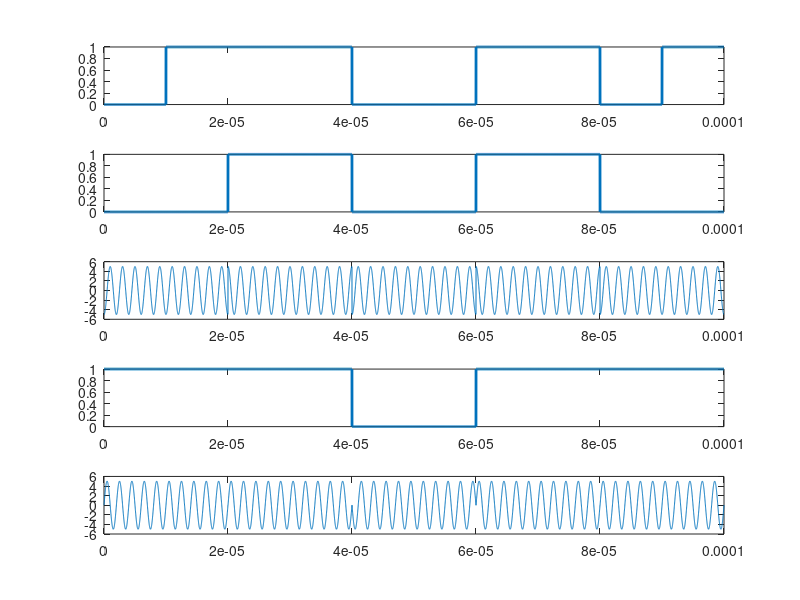
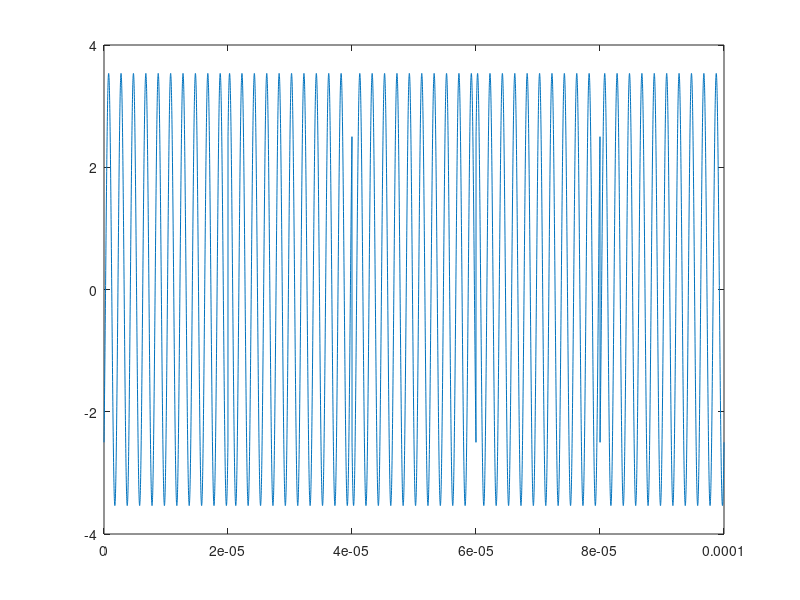

These charts were generated, in order, by the following MATLAB code:
x = randi([0,1],1,10);
fs = 90e6;
fc = 900e6;
bperiod = 1e-5;
x1 = x(1:2:end);
x2 = x(2:2:end);
N = fs * bperiod ;
t = linspace(0,length(x)*bperiod,N*length(x));
t_bit = linspace(0,2*bperiod,N*2);
A = 5;
% Input bit sequence
bsamp = [];
for i = 1:length(x)
    if x(i)==1
        xs = ones(1,int32(N));
    else
        xs = zeros(1,int32(N));
    end
    bsamp = [bsamp xs];
end
subplot(5,1,1);
plot(t,bsamp,'LineWidth',2);
% In phase component
bsamp1 = [];
for i = 1:length(x1)
    if x1(i)==1
        xs1 = ones(1,int32(N)*2);
    else
        xs1 = zeros(1,int32(N)*2);
    end
    bsamp1 = [bsamp1 xs1];
end
subplot(5,1,2);
plot(t,bsamp1,'LineWidth',2);
y1 = A*cos(2*pi*fc*t_bit);
y2 = A*cos(2*pi*fc*t_bit+pi);
bpsk1 = [];
for i=1:length(x1)
    if x1(i)==1
       wave = y1;
    else
       wave = y2;
    end
    bpsk1 = [bpsk1 wave];
end
subplot(5,1,3);
plot(t,bpsk1);
% Quad phase component
bsamp2 = [];
for j = 1:length(x2)
    if x2(j)==1
        xs2 = ones(1,int32(N)*2);
    else
        xs2 = zeros(1,int32(N)*2);
    end
    bsamp2 = [bsamp2 xs2];
end
subplot(5,1,4);
plot(t,bsamp2,'LineWidth',2);
y3 = A*sin(2*pi*fc*t_bit);
y4 = -A*sin(2*pi*fc*t_bit);
bpsk2 = [];
for j=1:length(x2)
    if x2(j)==1
       wave2 = y3;
    else
       wave2 = y4;
    end
    bpsk2 = [bpsk2 wave2];
end
subplot(5,1,5);
plot(t,bpsk2);
figure
z = bpsk1+bpsk2
plot(t,(z)/2)
